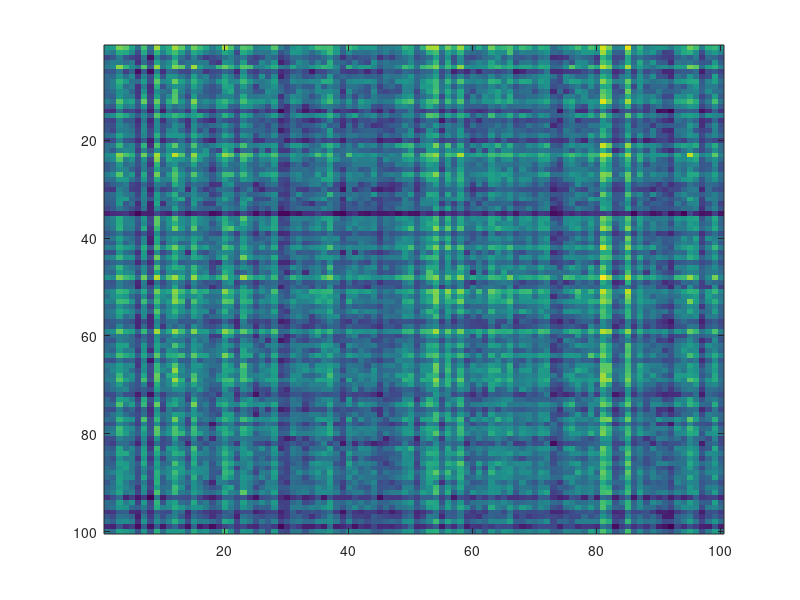

The MATLAB source for this figure: (Note: this script raises an error after producing the figure.)
clear; close all; clc;

% 行列のサイズ
I = 100; % Xの行数
J = 100; % Xの列数
K = 10; % 基底数

% パラメータ
nItr = 1000; % 更新式の反復回数

% 非負観測行列の生成
trueW = rand(I, K); % 非負乱数（開区間(0, 1)）
trueH = rand(K, J); % 非負乱数（開区間(0, 1)）
X = trueW * trueH; % ランクKの非負観測行列

% Xの表示
figure; imagesc(X);

% NMF変数の乱数初期化
W = rand(I, K);
H = rand(K, J);

W_KL = W;
H_KL = H;
% コスト関数値格納行列定義
cost_KLNMF = zeros(nItr + 1,1);

% コスト関数値の初期値格納(フロベニウスノルムの二乗値計算)
err = X - W_KL*H_KL;
traceErr = sum(err.*err, 'all');
cost_KLNMF(1) = sqrt(traceErr);

% onesの事前準備
ONE = ones(I,J);

% KL-NMFの更新式
for iItr = 1:nItr
    W_KL = W_KL .* (((X./(W_KL*H_KL))*H_KL.')./ (ONE*H_KL.'));
    H_KL = H_KL .* ((W_KL.'*(X./(W_KL*H_KL))) ./ (W_KL.'*ONE));

    % Wの列毎に正規化係数を計算（列の総和）
    % todo
    nomalC_KL = sum(W_KL,1);

    % Wに正規化係数を適用
    % todo
    W_KL = W_KL ./ nomalC_KL;
       
    % Hに正規化係数を適用
    % todo
    for i = 1:K
        for j = 1:J
            H_KL(i,j) = nomalC_KL(i) * H_KL(i,j);
        end
    end

    nomalWH_KL = W_KL * H_KL;
    % フロベニウスノルムの二乗値計算
    err_KL = X - nomalWH_KL;
    traceErr_KL = sum(err_KL.*err_KL, 'all');
    cost_KLNMF(iItr+1) = sqrt(traceErr_KL);
end

% 近似された観測行列の表示
Xhat_KL = nomalWH_KL;
figure; imagesc(Xhat_KL);

% コスト関数値のグラフ描画(線形)
figure; plot(cost_KLNMF);
xlabel("反復回数", "FontSize", 14);
ylabel("コスト関数値(線形軸)", "FontSize", 14);

% コスト関数値のグラフ描画(対数軸)
figure; semilogy(cost_KLNMF);
xlabel("反復回数", "FontSize", 14);
ylabel("コスト関数値(対数軸)", "FontSize", 14);